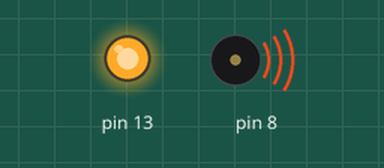
The sketch below on a simulated Arduino Uno, built with avr-gcc and run on an emulated ATmega328P. On the bench: output pins drawn as LEDs (lit = HIGH), buzzer (waves = sounding). What the sketch prints to the serial monitor is not drawn.

Above: at 0.1 s.
At 3.3 s:
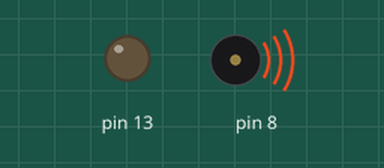
At 7.6 s:
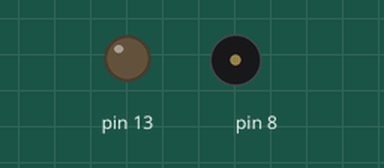
Timing chart, 0 to 9.1 s (numbered marks = the images above):
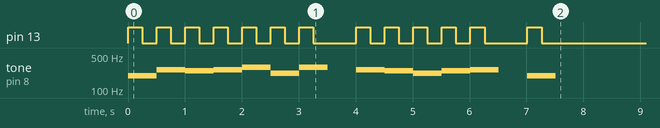

The sketch:

_17041105TONE.ino
```cpp
int notes[] = {7, 12, 11, 12, 14, 9, 14, 0, 12, 11, 9, 11, 12, 0, 7};
int sizeNote;

void setup() {
  // put your setup code here, to run once:
  Serial.begin(9600);
  Serial.println("処理を開始");
  pinMode(13, OUTPUT);

  sizeNote = sizeof(notes) / sizeof(int);
  Normalize(4);
  Play();
}

void loop() {
  // put your main code here, to run repeatedly:

}

void Normalize(int octave){
  for (int i=0; i<sizeNote; i++){
    if (notes[i] == 0){
      continue;
    }
    notes[i] = notes[i] + 12 * octave;
  }
}

void Play(){
  for( int i = 0; i < sizeNote; i++){
    int note = notes[i];
    Serial.println(note);

    TonePlay(note);
  }
}

void TonePlay(int midiNum){
  float freq = MidiToFreq(midiNum);
  Serial.println(freq);
  if(freq > 20){
    tone(8, freq);
    digitalWrite(13, HIGH);
  }

  delay(250);
  digitalWrite(13, LOW);
  delay(250);
  noTone(8);
}

float MidiToFreq(int midiNum){
  float freq;
  float a = 440.0;
  freq = ( a / 32.0 ) * pow(2.0, ((float(midiNum) - 9.0) / 12.0));
  return freq;
}
```
